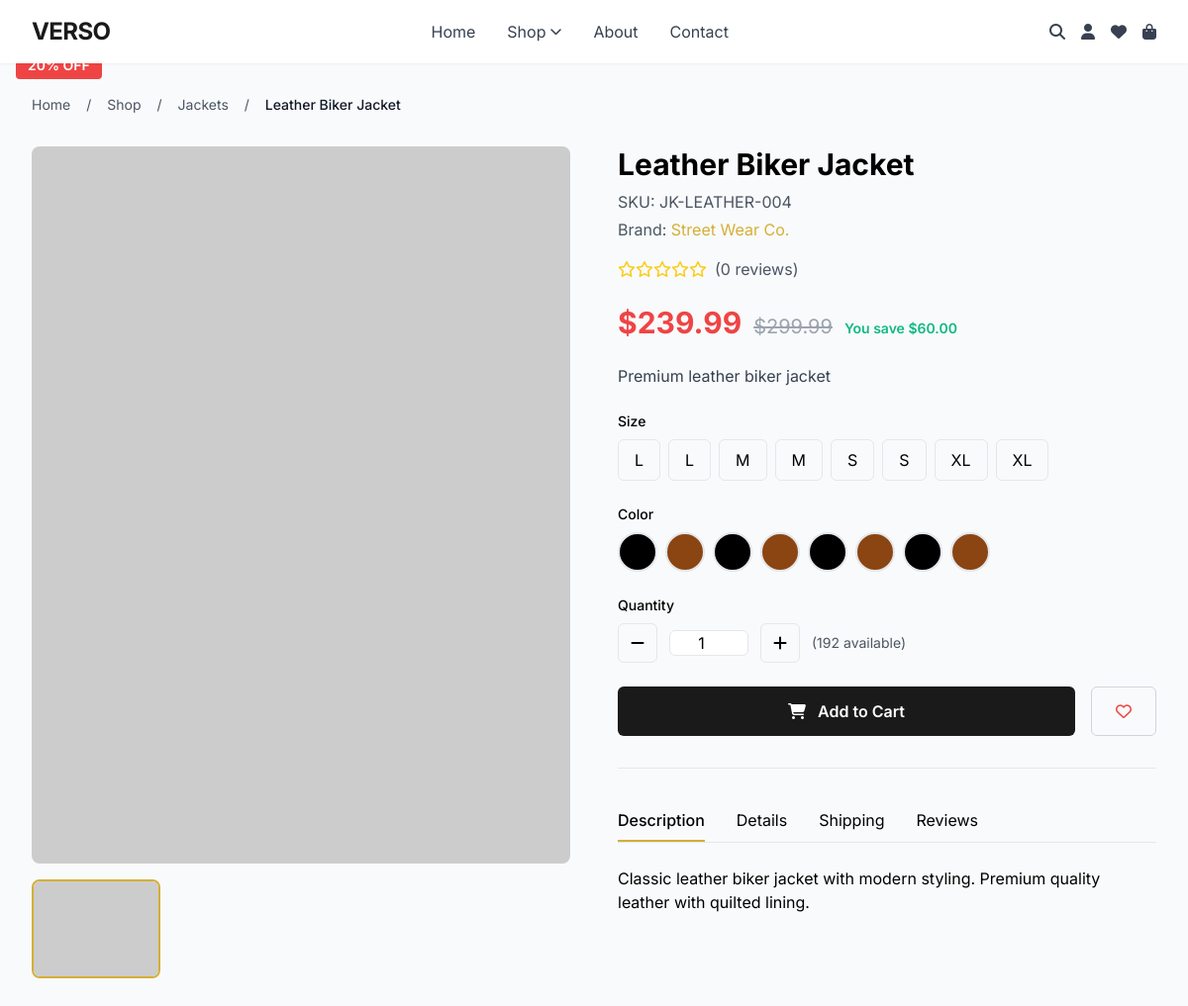
/products/product/leather-biker-jacket/, run on the app's committed database.
### products/models.py (models this page shows, shortened)
class Product(models.Model):
    GENDER_CHOICES = [
        ('unisex', 'Unisex'),
        ('male', 'Male'),
        ('female', 'Female'),
        ('kids', 'Kids'),
    ]
    id = models.UUIDField(primary_key=True, default=uuid.uuid4, editable=False)
    name = models.CharField(max_length=200)
    slug = models.SlugField(max_length=200, unique=True, blank=True)
    sku = models.CharField(max_length=50, unique=True)
    description = models.TextField()
    short_description = models.TextField(max_length=500, blank=True)
    category = models.ForeignKey(Category, on_delete=models.SET_NULL, null=True, related_name='products')
    brand = models.ForeignKey(Brand, on_delete=models.SET_NULL, null=True, blank=True, related_name='products')
    gender = models.CharField(max_length=10, choices=GENDER_CHOICES, default='unisex')
    base_price = models.DecimalField(max_digits=10, decimal_places=2, validators=[MinValueValidator(0)])
    discount_percentage = models.DecimalField(
        max_digits=5, decimal_places=2, default=0,
        validators=[MinValueValidator(0), MaxValueValidator(100)]
    )
    discount_amount = models.DecimalField(max_digits=10, decimal_places=2, default=0, validators=[MinValueValidator(0)])
    total_stock = models.IntegerField(default=0, validators=[MinValueValidator(0)])
    low_stock_threshold = models.IntegerField(default=10, validators=[MinValueValidator(0)])
    features = models.JSONField(default=list, blank=True)
    care_instructions = models.TextField(blank=True)
    material = models.CharField(max_length=200, blank=True)
    meta_title = models.CharField(max_length=200, blank=True)
    meta_description = models.TextField(max_length=500, blank=True)
    meta_keywords = models.CharField(max_length=500, blank=True)
    is_active = models.BooleanField(default=True)
    is_featured = models.BooleanField(default=False)
    views_count = models.IntegerField(default=0)
    sales_count = models.IntegerField(default=0)
    rating = models.DecimalField(max_digits=3, decimal_places=2, default=0, validators=[MinValueValidator(0), MaxValueValidator(5)])
    review_count = models.IntegerField(default=0)
    created_at = models.DateTimeField(auto_now_add=True)
    updated_at = models.DateTimeField(auto_now=True)
    created_by = models.ForeignKey(User, on_delete=models.SET_NULL, null=True, related_name='products_created')
    class Meta:
        ordering = ['-created_at']
    def save(self, *args, **kwargs):
        if not self.slug:
            self.slug = slugify(self.name)
        super().save(*args, **kwargs)
    @property
    def current_price(self):
        if self.discount_percentage > 0:
            return self.base_price * (1 - self.discount_percentage / 100)
        elif self.discount_amount > 0:
            return max(self.base_price - self.discount_amount, 0)
        return self.base_price
    @property
    def savings(self):
        return self.base_price - self.current_price
    @property
    def is_new(self):
        from django.conf import settings
        days = getattr(settings, 'PRODUCT_NEW_DAYS', 7)
        return self.created_at >= timezone.now() - timedelta(days=days)
    @property
    def is_on_sale(self):
        return self.discount_percentage > 0 or self.discount_amount > 0
    @property
    def main_image(self):
        image = self.images.filter(is_primary=True).first()
        if not image:
            image = self.images.first()
        return image
    def get_available_sizes(self):
        return self.variants.values_list('size', flat=True).distinct()
    def get_available_colors(self):
        return self.variants.values_list('color', flat=True).distinct()

class Category(models.Model):
    id = models.UUIDField(primary_key=True, default=uuid.uuid4, editable=False)
    name = models.CharField(max_length=100, unique=True)
    slug = models.SlugField(max_length=100, unique=True, blank=True)
    description = models.TextField(blank=True)
    parent = models.ForeignKey('self', on_delete=models.CASCADE, null=True, blank=True, related_name='children')
    image = models.ImageField(upload_to='categories/', null=True, blank=True)
    is_active = models.BooleanField(default=True)
    display_order = models.IntegerField(default=0)
    created_at = models.DateTimeField(auto_now_add=True)
    updated_at = models.DateTimeField(auto_now=True)
    class Meta:
        verbose_name_plural = 'Categories'
        ordering = ['display_order', 'name']

class Brand(models.Model):
    id = models.UUIDField(primary_key=True, default=uuid.uuid4, editable=False)
    name = models.CharField(max_length=100, unique=True)
    slug = models.SlugField(max_length=100, unique=True, blank=True)
    description = models.TextField(blank=True)
    logo = models.ImageField(upload_to='brands/', null=True, blank=True)
    website = models.URLField(blank=True)
    is_active = models.BooleanField(default=True)
    created_at = models.DateTimeField(auto_now_add=True)
    class Meta:
        ordering = ['name']

class ProductVariant(models.Model):
    SIZE_CHOICES = [
        ('XS', 'Extra Small'),
        ('S', 'Small'),
        ('M', 'Medium'),
        ('L', 'Large'),
        ('XL', 'Extra Large'),
        ('XXL', '2XL'),
        ('XXXL', '3XL'),
        ('CUSTOM', 'Custom'),
    ]
    product = models.ForeignKey(Product, on_delete=models.CASCADE, related_name='variants')
    size = models.CharField(max_length=10, choices=SIZE_CHOICES)
    color = models.CharField(max_length=50)
    color_hex = models.CharField(max_length=7, blank=True, help_text="Hex color code")
    stock = models.IntegerField(default=0, validators=[MinValueValidator(0)])
    additional_price = models.DecimalField(
        max_digits=10, decimal_places=2, default=0,
        help_text="Additional price for this variant"
    )
    sku_suffix = models.CharField(max_length=20, blank=True)
    class Meta:
        unique_together = ['product', 'size', 'color']
        ordering = ['size', 'color']
    @property
    def price(self):
        """Calculate price for this variant"""
        return self.product.current_price + self.additional_price

### products/views.py (the view)
# urls.py: path('product/<slug:slug>/', views.ProductDetailView.as_view(), name='detail'),
class ProductDetailView(DetailView):
    model = Product
    template_name = 'products/detail.html'
    context_object_name = 'product'
    slug_field = 'slug'
    slug_url_kwarg = 'slug'
    def get_object(self):
        obj = super().get_object()
        obj.views_count += 1
        obj.save(update_fields=['views_count'])
        return obj
    def get_context_data(self, **kwargs):
        context = super().get_context_data(**kwargs)
        product = self.object
        context['available_sizes'] = product.get_available_sizes()
        context['available_colors'] = product.get_available_colors()
        context['variants'] = product.variants.filter(stock__gt=0)
        context['related_products'] = Product.objects.filter(
            category=product.category,
            is_active=True
        ).exclude(id=product.id)[:4]
        if self.request.user.is_authenticated:
            context['in_wishlist'] = Wishlist.objects.filter(
                user=self.request.user,
                product=product
            ).exists()
        return context

### accounts/context_processors.py (called while the page is built)
def site_info(request):
    return {
        'SITE_NAME': getattr(settings, 'SITE_NAME', 'Verso Store'),
        'SITE_DOMAIN': getattr(settings, 'SITE_DOMAIN', 'localhost:8000'),
        'MAPBOX_TOKEN': getattr(settings, 'MAPBOX_TOKEN', ''),
        'STRIPE_PUBLIC_KEY': getattr(settings, 'STRIPE_PUBLIC_KEY', ''),
    }

### orders/context_processors.py (called while the page is built)
def cart_items(request):
    cart = None
    cart_count = 0
    if request.user.is_authenticated:
        cart = Cart.objects.filter(user=request.user).first()
    elif request.session.session_key:
        cart = Cart.objects.filter(session_key=request.session.session_key).first()
    if cart:
        cart_count = cart.total_items
    return {
        'cart': cart,
        'cart_count': cart_count,
    }

### templates/products/detail.html (shortened to what this page needs)
{% extends 'base.html' %}
{% load static %}
{% block content %}
<div class="max-w-7xl mx-auto px-4 sm:px-6 lg:px-8 py-8">
    <nav class="mb-8">
        <ol class="flex items-center space-x-2 text-sm text-gray-600">
            <li><a href="{% url 'home' %}" class="hover:text-accent">Home</a></li>
            <li><span class="mx-2">/</span></li>
            <li><a href="{% url 'products:list' %}" class="hover:text-accent">Shop</a></li>
            {% if product.category %}
            <li><span class="mx-2">/</span></li>
            <li><a href="{% url 'products:category' product.category.slug %}" class="hover:text-accent">{{ product.category.name }}</a></li>
            {% endif %}
            <li><span class="mx-2">/</span></li>
            <li class="text-gray-900 font-medium">{{ product.name }}</li>
        </ol>
    </nav>
    <div class="grid grid-cols-1 lg:grid-cols-2 gap-12">
        <div>
            <div class="absolute z-10 top-4 left-4 space-y-2">
                {% if product.is_new %}
                <span class="block bg-accent text-white text-sm font-semibold px-3 py-1 rounded">NEW</span>
                {% endif %}
                {% if product.is_on_sale %}
                <span class="block bg-danger text-white text-sm font-semibold px-3 py-1 rounded">{{ product.discount_percentage|floatformat:0 }}% OFF</span>
                {% endif %}
            </div>
            <div class="relative mb-4">
                <img id="main-image" src="{% if product.main_image %}{{ product.main_image.image.url }}{% else %}https://via.placeholder.com/600x800{% endif %}"
                     alt="{{ product.name }}" class="w-full rounded-lg">
            </div>
            <div class="grid grid-cols-4 gap-2">
                {% for image in product.images.all %}
                <button onclick="changeMainImage('{{ image.image.url }}')" class="border-2 border-transparent hover:border-accent rounded-lg overflow-hidden">
                    <img src="{{ image.image.url }}" alt="{{ image.alt_text|default:product.name }}" class="w-full h-24 object-cover">
                </button>
                {% empty %}
                <button class="border-2 border-accent rounded-lg overflow-hidden">
                    <img src="https://via.placeholder.com/150x150" alt="{{ product.name }}" class="w-full h-24 object-cover">
                </button>
                {% endfor %}
            </div>
        </div>
        <div>
            <div class="mb-4">
                <h1 class="text-3xl font-bold mb-2">{{ product.name }}</h1>
                <p class="text-gray-600 mb-1">SKU: {{ product.sku }}</p>
                {% if product.brand %}
                <p class="text-gray-600">Brand: <a href="#" class="text-accent hover:underline">{{ product.brand.name }}</a></p>
                {% endif %}
            </div>
            <div class="flex items-center mb-6">
                <div class="flex text-yellow-400 mr-2">
                    {% for i in "12345"|make_list %}
                        {% if i|add:"0" <= product.rating|floatformat:"0" %}
                            <i class="fas fa-star"></i>
                        {% else %}
                            <i class="far fa-star"></i>
                        {% endif %}
                    {% endfor %}
                </div>
                <span class="text-gray-600">({{ product.review_count }} reviews)</span>
            </div>
            <div class="mb-6">
                {% if product.is_on_sale %}
                <div class="flex items-baseline space-x-3">
                    <span class="text-3xl font-bold text-danger">${{ product.current_price|floatformat:2 }}</span>
                    <span class="text-xl text-gray-400 line-through">${{ product.base_price|floatformat:2 }}</span>
                    <span class="text-sm text-success font-semibold">You save ${{ product.savings|floatformat:2 }}</span>
                </div>
                {% else %}
                <span class="text-3xl font-bold">${{ product.base_price|floatformat:2 }}</span>
                {% endif %}
            </div>
            <p class="text-gray-700 mb-6">{{ product.short_description }}</p>
            <form method="post" action="{% url 'orders:add_to_cart' product.id %}" class="space-y-6">
                {% if available_sizes %}
                <div>
                    <label class="block text-sm font-medium mb-2">Size</label>
                    <div class="flex flex-wrap gap-2">
                        {% for size in available_sizes %}
                        <label class="cursor-pointer">
                            <span class="block px-4 py-2 border rounded-md peer-checked:bg-primary peer-checked:text-white hover:border-accent transition-colors">
                                {{ size }}
                            </span>
                        </label>
                        {% endfor %}
                    </div>
                </div>
                {% endif %}
                {% if available_colors %}
                <div>
                    <label class="block text-sm font-medium mb-2">Color</label>
                    <div class="flex flex-wrap gap-2">
                        {% for variant in variants %}
                        <label class="cursor-pointer" title="{{ variant.color }}">
                            <span class="block w-10 h-10 rounded-full border-2 peer-checked:border-accent hover:scale-110 transition-transform"
                                  style="background-color: {{ variant.color_hex|default:'#ccc' }}"></span>
                        </label>
                        {% endfor %}
                    </div>
                </div>
                {% endif %}
                <div>
                    <label class="block text-sm font-medium mb-2">Quantity</label>
                    <div class="flex items-center space-x-3">
                        <button type="button" onclick="decrementQuantity()" class="w-10 h-10 border rounded-md hover:bg-gray-100">
                            <i class="fas fa-minus"></i>
                        </button>
                        <input type="number" name="quantity" id="quantity" value="1" min="1" max="{{ product.total_stock }}"
                               class="w-20 text-center border rounded-md">
                        <button type="button" onclick="incrementQuantity()" class="w-10 h-10 border rounded-md hover:bg-gray-100">
                            <i class="fas fa-plus"></i>
                        </button>
                        <span class="text-sm text-gray-600">({{ product.total_stock }} available)</span>
                    </div>
                </div>
                <div class="flex space-x-4">
                    <button type="submit" class="flex-1 bg-primary text-white py-3 rounded-md hover:bg-accent transition-colors font-semibold">
                        <i class="fas fa-shopping-cart mr-2"></i> Add to Cart
                    </button>
                    <button type="button" onclick="addToWishlist('{{ product.id }}')"
                            class="px-6 py-3 border border-gray-300 rounded-md hover:border-accent transition-colors">
                        <i class="{% if in_wishlist %}fas{% else %}far{% endif %} fa-heart text-danger"></i>
                    </button>
                </div>
            </form>
            <div class="mt-8 border-t pt-8">
                <div class="border-b">
                    <nav class="flex space-x-8">
                        <button onclick="showTab('description')" class="tab-btn py-2 border-b-2 border-accent font-medium">Description</button>
                        <button onclick="showTab('details')" class="tab-btn py-2 border-b-2 border-transparent hover:border-gray-300">Details</button>
                        <button onclick="showTab('shipping')" class="tab-btn py-2 border-b-2 border-transparent hover:border-gray-300">Shipping</button>
                        <button onclick="showTab('reviews')" class="tab-btn py-2 border-b-2 border-transparent hover:border-gray-300">Reviews</button>
                    </nav>
                </div>
                <div id="description-tab" class="tab-content py-6">
                    <div class="prose max-w-none">
                        {{ product.description|safe }}
                    </div>
                </div>
            </div>
        </div>
    </div>
</div>
{% endblock %}

### templates/base.html (style rules this page uses)
body { font-family: 'Inter', sans-serif; }
html { scroll-behavior: smooth; }

### data on the page
Product: category.name "Jackets", name "Leather Biker Jacket", discount_percentage "20", sku "JK-LEATHER-004", brand.name "Street Wear Co.", rating 0 (drawn), review_count "0", current_price "239.99", base_price "299.99", savings "60.00", short_description "Premium leather biker jacket", total_stock "192", description "Classic leather biker jacket with modern styling. Premium quality leather with quilted lining."

### other printed values
{{ size }} "L" "L" "M" "M" "S" "S" "XL" "XL"
